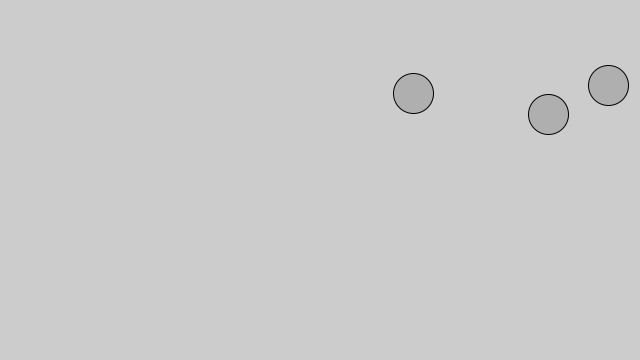
Frame 1 (no input)
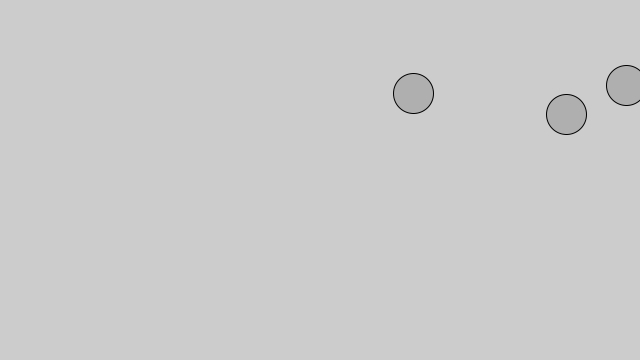
Frame 60 (the mouse pressed at the canvas centre just before this capture)
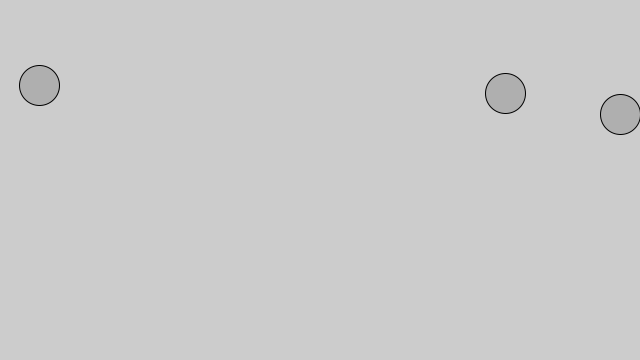
Frame 120 (the mouse held since frame 60 and released just before this capture)

The Processing sketch that drew these frames (run headless with seeded random() and noise(); from frame 60 on, the mouse is pressed at the canvas centre):

// Processing sketch: force
// ── force.pde
static class PVector {
  float x;
  float y;
  static PVector add(PVector v1, PVector v2) {
    PVector v3 = new PVector(v1.x + v2.x, v1.y + v2.y);
    return v3;
  }
  static PVector sub(PVector v1, PVector v2) {
    PVector v3 = new PVector(v1.x - v2.x, v1.y - v2.y);
    return v3;
  }
  static PVector mult(PVector v1, float v2) {
    PVector v3 = new PVector(v1.x * v2, v1.y * v2);
    return v3;
  }
  PVector(float x_, float y_) {
    x = x_;
    y = y_;
  }
  void add(PVector v) {
    y = y + v.y;
    x = x + v.x;
  }
  void sub(PVector v) {
    x = x - v.x;
    y = y - v.y;
  }
  void mult(float n) {
   x = x * n;
   y = y * n;
  }
  void div(float n) {
  x = x / n;
  y = y / n;
  }
  float mag() {
    return sqrt(x*x + y*y);
  }
  void normalize() {
    float m = mag();
    if (m != 0) {
      div(m);
    }
  }
  void limit(float max) {
    if (this.mag() > max) {
      normalize();
      mult(max);
    }
  }
}
class Mover {
  PVector location;
  PVector velocity;
  PVector acceleration;
  float mass;
  void update() {
    //PVector mouse = new PVector(mouseX,mouseY);
    //PVector dir = PVector.sub(mouse,location);
    //dir.normalize();
    //dir.mult(0.5);
    //acceleration = dir;
    velocity.add(acceleration);
    //velocity.limit(8);
    location.add(velocity);
    acceleration = PVector.mult(acceleration,0);
  }
  void applyForce(PVector force) {
    force.div(mass);
    acceleration = force;
  }
  void display() {
    stroke(0);
    fill(175);
    // The Mover is displayed.
    ellipse(location.x,location.y,40,40);
  }
  Mover() {
    location = new PVector(random(width),random(height));
    velocity = new PVector(0,0);
    acceleration = new PVector(0,0);
    mass = 10.0;
  }
  void checkEdges() {
    if (location.x > width) {
      location.x = 0;
    } else if (location.x < 0) {
      location.x = width;
    }
    if (location.y > height) {
      location.y = 0;
    } else if (location.y < 0) {
      location.y = height;
    }
  }
}
int height = 360;
int width = 640;
Mover mover;
Mover m1,m2;
void setup() {
  size(640, 360); // x,y
  mover = new Mover();
  m1 = new Mover();
  m2 = new Mover();
  
}
void draw() {
  if (mousePressed) {
    PVector wind = new PVector(0.5,0);
    mover.applyForce(wind);
  }
  //else {
  //  PVector wind = new PVector(-0.5,0);
  //  mover.applyForce(wind);
  //}
  background(204);
  mover.update();
  m1.update();
  m2.update();
  mover.checkEdges();
  m1.checkEdges();
  m2.checkEdges();
  mover.display();
  m1.display();
  m2.display();
  PVector wind = new PVector(1,0);
  m1.applyForce(wind);
  m2.applyForce(wind);
}
